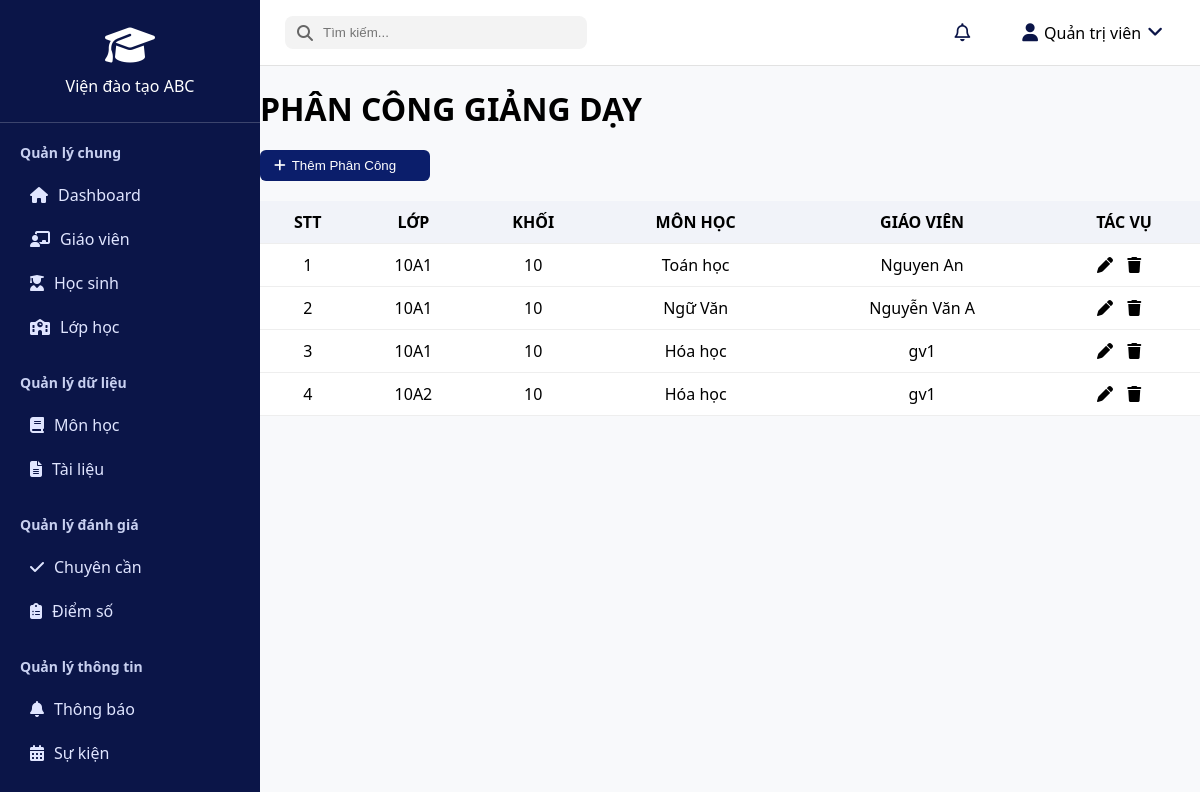
/pages/phanconggiangday.php (signed in), run on the app's committed database.
### tables this page shows
CREATE TABLE `lophoc_monhoc` (
  `id` int(11) NOT NULL,
  `maLop` int(11) DEFAULT NULL,
  `maMonHoc` int(11) DEFAULT NULL,
  `maGV` int(11) DEFAULT NULL
);

CREATE TABLE `lophoc` (
  `maLop` int(11) NOT NULL,
  `tenLop` varchar(100) DEFAULT NULL,
  `siSo` int(11) DEFAULT NULL,
  `trangThai` varchar(50) DEFAULT NULL,
  `namHoc` varchar(20) DEFAULT NULL,
  `maGV` int(11) DEFAULT NULL
);

CREATE TABLE `monhoc` (
  `maMonHoc` int(11) NOT NULL,
  `tenMonHoc` varchar(100) DEFAULT NULL,
  `moTa` text NOT NULL,
  `hocKy` varchar(20) NOT NULL,
  `trongSo` float NOT NULL,
  `trangThai` varchar(50) NOT NULL,
  `namHoc` varchar(20) NOT NULL
);

CREATE TABLE `user` (
  `userID` int(11) NOT NULL,
  `hoVaTen` varchar(100) DEFAULT NULL,
  `matKhau` varchar(255) DEFAULT NULL,
  `sdt` varchar(20) DEFAULT NULL,
  `ngaySinh` date DEFAULT NULL,
  `gioiTinh` varchar(10) NOT NULL,
  `email` varchar(100) DEFAULT NULL,
  `vaiTro` enum('Admin','GiaoVien','HocSinh') DEFAULT NULL
);

### pages/phanconggiangday.php (the view, shortened to what this page needs)
<?php
include_once(__DIR__ . '/../csdl/db.php');
$sql = "
    SELECT
        lm.id,
        l.maLop, l.tenLop,
        LEFT(l.tenLop, 2) AS khoi,
        m.maMonHoc, m.tenMonHoc,
        g.maGV, g.boMon, u.hoVaTen AS tenGV
    FROM lophoc_monhoc lm
    LEFT JOIN lophoc l ON lm.maLop = l.maLop
    LEFT JOIN monhoc m ON lm.maMonHoc = m.maMonHoc
    LEFT JOIN giaovien g ON lm.maGV = g.maGV
    LEFT JOIN user u ON g.maGV = u.userID
";
$result = $conn->query($sql);
?>
<!DOCTYPE html>
<html lang="vi">
<head>
    <link rel="stylesheet" href="https://cdnjs.cloudflare.com/ajax/libs/font-awesome/6.5.0/css/all.min.css">
    <link rel="stylesheet" href="../sidebar.css">
    <link rel="stylesheet" href="../content.css">
</head>
<body>
    <aside class="sidebar">
        <div class="sidebar-header">
            <i class="fa-solid fa-graduation-cap logo"></i>
            <h2>Viện đào tạo ABC</h2>
        </div>
        <nav class="menu">
            <div class="menu-section">
                <div class="menu-title">Quản lý chung</div>
                <ul>
                    <li onclick="window.location.href='../index.php'"><i class="fa-solid fa-house"></i> Dashboard</li>
                    <li onclick="window.location.href='../pages/qlgiaovien.php'"><i class="fa-solid fa-chalkboard-user"></i> Giáo viên</li>
                    <li onclick="window.location.href='../pages/qlhocsinh.php'"><i class="fa-solid fa-user-graduate"></i> Học sinh</li>
                    <li onclick="window.location.href='../pages/qllophoc.php'"><i class="fa-solid fa-school"></i> Lớp học</li>
                </ul>
            </div>
            <div class="menu-section">
                <div class="menu-title">Quản lý dữ liệu</div>
                <ul>
                    <li onclick="window.location.href='../pages/qlmonhoc.php'"><i class="fa-solid fa-book"></i> Môn học</li>
                    <li onclick="window.location.href='../pages/qltailieu.php'"><i class="fa-solid fa-file-lines"></i> Tài liệu</li>
                </ul>
            </div>
            <div class="menu-section">
                <div class="menu-title">Quản lý đánh giá</div>
                <ul>
                    <li onclick="window.location.href='../pages/qlchuyencan.php'"><i class="fa-solid fa-check"></i> Chuyên cần</li>
                    <li onclick="window.location.href='../pages/qldiemso.php'"><i class="fa-solid fa-clipboard-list"></i> Điểm số</li>
                </ul>
            </div>
            <div class="menu-section">
                <div class="menu-title">Quản lý thông tin</div>
                <ul>
                    <li><i class="fa-solid fa-bell"></i> Thông báo</li>
                    <li><i class="fa-solid fa-calendar-days"></i> Sự kiện</li>
                </ul>
            </div>
        </nav>
    </aside>
    <div class="main-content">
        <header class="header">
            <div class="left">
                <div class="search-box">
                    <i class="fa-solid fa-magnifying-glass"></i>
                    <input type="text" placeholder="Tìm kiếm...">
                </div>
            </div>
            <div class="right">
                <div class="notification-area">
                    <i class="fa-regular fa-bell" id="bellIcon"></i>
                </div>
                <div class="user-info" onclick="toggleUserMenu()">
                    <i class="fa-solid fa-user"></i>
                    <span>Quản trị viên</span>
                    <i class="fa-solid fa-angle-down"></i>
                </div>
            </div>
        </header>
        <h1>PHÂN CÔNG GIẢNG DẠY</h1>
        <button class="add-btn" onclick="showAddPopup()"><i class="fa-solid fa-plus"></i> Thêm Phân Công</button>
        <table>
            <thead>
                <tr>
                    <th>STT</th>
                    <th>LỚP</th>
                    <th>KHỐI</th>
                    <th>MÔN HỌC</th>
                    <th>GIÁO VIÊN</th>
                    <th>TÁC VỤ</th>
                </tr>
            </thead>
            <tbody>
                <?php if ($result->num_rows > 0): $stt = 1;
                    while ($row = $result->fetch_assoc()): ?>
                        <tr data-id="<?= $row['id'] ?>"
                            data-malop="<?= $row['maLop'] ?>"
                            data-mamonhoc="<?= $row['maMonHoc'] ?>"
                            data-magv="<?= $row['maGV'] ?>">
                            <td><?= $stt++ ?></td>
                            <td><?= htmlspecialchars($row['tenLop']) ?></td>
                            <td><?= htmlspecialchars($row['khoi']) ?></td>
                            <td><?= htmlspecialchars($row['tenMonHoc']) ?></td>
                            <td><?= htmlspecialchars($row['tenGV'] ?? '—') ?></td>
                            <td class="actions">
                                <i class="fa-solid fa-pen edit-btn"></i>
                                <i class="fa-solid fa-trash delete-btn"></i>
                            </td>
                        </tr>
                    <?php endwhile;
                else: ?>
                    <tr>
                        <td colspan="6" style="text-align:center;">Không có dữ liệu</td>
                    </tr>
                <?php endif; ?>
            </tbody>
        </table>
    </div>
</body>
</html>

### sidebar.css (style rules this page uses)
body { margin: 0; font-family: "Segoe UI", sans-serif; background-color: #f4f6f8; }
.sidebar { width: 260px; background-color: #0b1e6b; color: #fff; display: flex; flex-direction: column; }
.sidebar-header { text-align: center; padding: 25px 10px; border-bottom: 1px solid rgba(255,255,255,0.2); }
.sidebar-header .logo { font-size: 40px; margin-bottom: 10px; }
.sidebar-header h2 { font-size: 16px; margin: 0; font-weight: 500; }
.menu { flex: 1; overflow-y: auto; padding: 10px 0; }
.menu-section { margin-bottom: 15px; }
.menu-title { font-weight: bold; font-size: 14px; padding: 10px 20px; color: #c8d0f0; }
.menu ul { list-style: none; margin: 0; padding: 0; }
.menu li { padding: 10px 20px; display: flex; align-items: center; gap: 10px; cursor: pointer; color: #e0e5ff; transition: background 0.2s ease, color 0.2s ease; border-radius: 6px; margin: 2px 10px; }

### content.css (style rules this page uses)
body { margin: 0; font-family: "Segoe UI", sans-serif; background: white; display: flex; height: 100vh; }
.sidebar { width: 260px; height: 100vh; background: #0b1548; color: white; flex-shrink: 0; position: fixed; top: 0; left: 0; overflow-y: auto; }
.main-content { margin-left: 260px; width: calc(100% - 260px); display: flex; flex-direction: column; height: 100vh; }
.header { height: 65px; background: #fff; display: flex; align-items: center; justify-content: space-between; padding: 0 25px; border-bottom: 1px solid #e2e2e2; position: sticky; top: 0; z-index: 0; }
.search-box { display: flex; align-items: center; background: #f3f3f3; border-radius: 8px; padding: 8px 12px; }
.search-box i { color: #666; margin-right: 8px; }
.search-box input { border: none; outline: none; background: transparent; width: 250px; }
.header .right { display: flex; align-items: center; gap: 20px; }
.header .right i { font-size: 18px; color: #0b1548; cursor: pointer; }
.user-info { display: flex; align-items: center; gap: 6px; cursor: pointer; position: relative; font-weight: 500; padding: 8px 12px; border-radius: 8px; transition: background 0.2s ease; }
.notification-area { position: relative; margin-right: 20px; cursor: pointer; }
.notification-area i { font-size: 20px; position: relative; }

### pages/phanconggiangday.php (style rules this page uses)
body { font-family: "Segoe UI", sans-serif; background: #f8f9fb; margin: 0; }
h1 { margin-bottom: 20px; }
.add-btn { background: #0b1e6b; color: white; border: none; padding: 8px 14px; border-radius: 6px; cursor: pointer; display: flex; align-items: center; gap: 6px; width: 170px; }
table { width: 100%; border-collapse: collapse; background: white; margin-top: 20px; }
th, td { padding: 10px; border-bottom: 1px solid #eee; text-align: center; }
th { background: #f1f3f9; }
.actions i { cursor: pointer; margin-right: 10px; }

### data on the page
lophoc_monhoc: maLop.tenLop "10A1", khoi "10", maMonHoc.tenMonHoc "Toán học", user.hoVaTen "Nguyen An"
lophoc_monhoc: maLop.tenLop "10A1", khoi "10", maMonHoc.tenMonHoc "Ngữ Văn", user.hoVaTen "Nguyễn Văn A"
lophoc_monhoc: maLop.tenLop "10A1", khoi "10", maMonHoc.tenMonHoc "Hóa học", user.hoVaTen "gv1"
lophoc_monhoc: maLop.tenLop "10A2", khoi "10", maMonHoc.tenMonHoc "Hóa học", user.hoVaTen "gv1"
